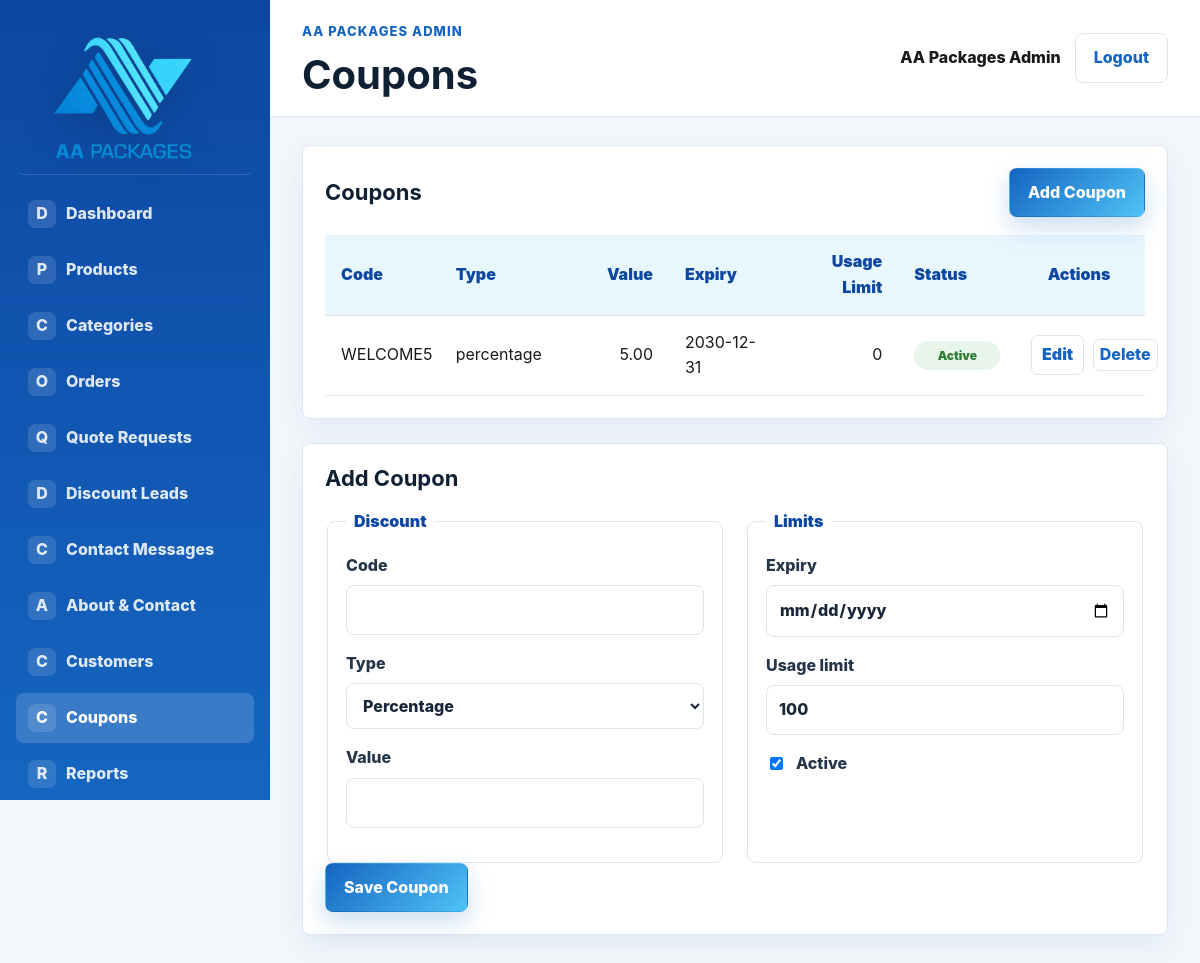
/aapackagesadmin/coupons (signed in), run on the app's committed database.
### tables this page shows
CREATE TABLE coupons (
  id INT UNSIGNED AUTO_INCREMENT PRIMARY KEY,
  code VARCHAR(60) NOT NULL UNIQUE,
  discount_type ENUM('percentage','fixed') NOT NULL,
  discount_value DECIMAL(12,2) NOT NULL,
  expires_at DATE,
  usage_limit INT NOT NULL DEFAULT 0,
  used_count INT NOT NULL DEFAULT 0,
  is_active TINYINT(1) NOT NULL DEFAULT 1,
  created_at TIMESTAMP DEFAULT CURRENT_TIMESTAMP
);

### controllers/AdminController.php (called while the page is built, shortened)
<?php
class AdminController
{
    private PDO $db;
    public function __construct(PDO $db, array $settings)
    {
        $this->db = $db;
    }
    public function dispatch(string $page): void
    {
        switch ($page) {
            case 'coupons':
                $data = [
                    'coupons' => $this->db->query('SELECT * FROM coupons ORDER BY created_at DESC')->fetchAll(),
                    'editCoupon' => !empty($_GET['edit']) ? $this->findRow('coupons', (int)$_GET['edit']) : null,
                ];
                break;
        }
        require ROOT_PATH . '/views/admin/layout.php';
    }
}

### includes/functions.php (called while the page is built, shortened)
<?php
function url(string $path = ''): string
{
    return rtrim(BASE_URL, '/') . '/' . ltrim($path, '/');
}
function admin_route(string $page = 'dashboard'): string
{
    return url(ADMIN_PATH . '/' . trim($page, '/'));
}
function e(?string $value): string
{
    return htmlspecialchars((string)$value, ENT_QUOTES, 'UTF-8');
}

### views/admin/coupons.php (the view, shortened to what this page needs)
<?php
$editing = !empty($editCoupon);
$formCoupon = $editCoupon ?: [
    'id' => 0,
    'code' => '',
    'discount_type' => 'percentage',
    'discount_value' => '',
    'expires_at' => '',
    'usage_limit' => 100,
    'is_active' => 1,
];
?>
<section class="admin-card">
    <div class="card-head"><h2>Coupons</h2><a class="btn btn-primary" href="<?= admin_route('coupons') ?>#coupon-form">Add Coupon</a></div>
    <table class="admin-table">
        <thead><tr><th>Code</th><th>Type</th><th class="num">Value</th><th>Expiry</th><th class="num">Usage Limit</th><th>Status</th><th class="actions-col">Actions</th></tr></thead>
        <tbody>
        <?php foreach ($coupons as $coupon): ?>
            <tr>
                <td><?= e($coupon['code']) ?></td>
                <td><?= e($coupon['discount_type']) ?></td>
                <td class="num"><?= e((string)$coupon['discount_value']) ?></td>
                <td><?= e($coupon['expires_at']) ?></td>
                <td class="num"><?= (int)$coupon['usage_limit'] ?></td>
                <td><span class="status-badge <?= $coupon['is_active'] ? 'status-delivered' : 'status-cancelled' ?>"><?= $coupon['is_active'] ? 'Active' : 'Inactive' ?></span></td>
                <td class="actions">
                    <a class="mini-action" href="<?= admin_route('coupons') ?>?edit=<?= (int)$coupon['id'] ?>#coupon-form">Edit</a>
                    <form method="post" class="inline-form" onsubmit="return confirm('Delete this coupon?')">
                        <button type="submit">Delete</button>
                    </form>
                </td>
            </tr>
        <?php endforeach; ?>
        </tbody>
    </table>
</section>
<form class="admin-card" id="coupon-form" method="post">
    <div class="card-head">
        <h2><?= $editing ? 'Edit Coupon' : 'Add Coupon' ?></h2>
    </div>
    <div class="admin-form-grid">
        <fieldset>
            <legend>Discount</legend>
            <label>Code<input name="code" value="<?= e($formCoupon['code']) ?>" required></label>
            <label>Type<select name="discount_type"><option value="percentage" <?= $formCoupon['discount_type'] === 'percentage' ? 'selected' : '' ?>>Percentage</option></select></label>
            <label>Value<input type="number" step="0.01" name="discount_value" value="<?= e((string)$formCoupon['discount_value']) ?>" required></label>
        </fieldset>
        <fieldset>
            <legend>Limits</legend>
            <label>Expiry<input type="date" name="expires_at" value="<?= e((string)$formCoupon['expires_at']) ?>"></label>
            <label>Usage limit<input type="number" name="usage_limit" value="<?= (int)$formCoupon['usage_limit'] ?>"></label>
            <label class="checkbox-line"><input type="checkbox" name="is_active" value="1" <?= !empty($formCoupon['is_active']) ? 'checked' : '' ?>> Active</label>
        </fieldset>
    </div>
    <button class="btn btn-primary" type="submit"><?= $editing ? 'Update Coupon' : 'Save Coupon' ?></button>
</form>

### public/assets/css/style.css (style rules this page uses)
:root { --color-primary: #1565c0; --color-primary-light: #4fc3f7; --color-secondary: #0d47a1; --color-dark: #1a1a1a; --color-light-bg: #f5f9fc; --color-border: #dce6f0; --color-success: #2e7d32; --color-danger: #c62828; --color-warning: #b7791f; --color-teal: #00897b; --shadow-soft: 0 18px 45px rgba(13, 71, 161, .12); --shadow-card: 0 10px 30px rgba(13, 71, 161, .10); --radius: 8px; --font-head: "Manrope", "Inter", Arial, sans-serif; --font-body: "Inter", Arial, sans-serif; }
* { box-sizing: border-box; }
html { scroll-behavior: smooth; }
html, body { width: 100%; max-width: 100%; overflow-x: hidden; scrollbar-width: none; }
body { margin: 0; font-family: var(--font-body); color: var(--color-dark); background: radial-gradient(circle at top left, rgba(79, 195, 247, .16), transparent 30rem), linear-gradient(180deg, #ffffff 0%, var(--color-light-bg) 100%); line-height: 1.6; }
a { color: inherit; text-decoration: none; }
button, input, textarea, select { font: inherit; }
h1, h2, h3 { font-family: var(--font-head); line-height: 1.15; letter-spacing: 0; margin: 0 0 16px; color: #102033; }
h2 { font-size: clamp(26px, 3vw, 28px); }
.search-form input, input, textarea, select { width: 100%; border: 1px solid var(--color-border); border-radius: var(--radius); padding: 11px 12px; background: #fff; color: #182638; outline: none; transition: border-color .2s ease, box-shadow .2s ease; }
.btn { display: inline-flex; align-items: center; justify-content: center; min-height: 44px; padding: 11px 18px; border-radius: var(--radius); border: 1px solid transparent; font-weight: 800; cursor: pointer; transition: background-color .2s ease, box-shadow .2s ease, transform .2s ease; }
.btn-primary { background: linear-gradient(135deg, var(--color-primary), var(--color-primary-light)); color: #fff; box-shadow: 0 10px 24px rgba(21,101,192,.22); }
label { display: grid; gap: 7px; font-weight: 800; color: #24354a; margin-bottom: 16px; }
.checkbox-line { display: flex; align-items: center; gap: 10px; }
.checkbox-line input { width: auto; }
.status-badge { display: inline-flex; align-items: center; justify-content: center; min-width: 86px; border-radius: 999px; padding: 5px 10px; font-size: 12px; font-weight: 900; text-transform: capitalize; }
.status-delivered, .status-paid, .status-active { background: #e7f5eb; color: var(--color-success); }

### public/assets/css/admin.css (style rules this page uses)
body.admin-shell, .admin-login-body { background: #f3f7fb; }
.admin-shell { display: grid; grid-template-columns: 270px 1fr; min-height: 100vh; }
.admin-card, .stat-card { background: #fff; border: 1px solid var(--color-border); border-radius: 8px; box-shadow: 0 10px 28px rgba(13,71,161,.08); }
.admin-card { padding: 22px; margin-bottom: 24px; }
.card-head { display: flex; align-items: center; justify-content: space-between; gap: 16px; margin-bottom: 18px; }
.card-head h2 { margin: 0; font-size: 22px; }
.admin-table { width: 100%; border-collapse: collapse; table-layout: fixed; }
.admin-table th, .admin-table td { padding: 14px 16px; border-bottom: 1px solid var(--color-border); text-align: left; vertical-align: middle; }
.admin-table th { background: #e8f6fe; color: var(--color-secondary); font-weight: 900; }
.admin-table .num { text-align: right; }
.actions-col { width: 132px; text-align: center !important; }
.actions { text-align: center !important; white-space: nowrap; }
.actions button { min-width: 34px; min-height: 32px; border: 1px solid var(--color-border); border-radius: 7px; background: #fff; color: var(--color-primary); font-weight: 800; cursor: pointer; margin: 0 2px; }
.mini-action { display: inline-flex; align-items: center; justify-content: center; min-height: 32px; padding: 6px 10px; border: 1px solid var(--color-border); border-radius: 7px; background: #fff; color: var(--color-primary); font-weight: 900; margin: 0 2px; }
.inline-form { display: inline-block; margin: 0; }
.admin-form-grid { display: grid; grid-template-columns: repeat(2, 1fr); gap: 20px; }
.admin-form-grid fieldset { border: 1px solid var(--color-border); border-radius: 8px; padding: 18px; }
.admin-form-grid legend { color: var(--color-secondary); font-weight: 900; padding: 0 8px; }

### data on the page
coupons: code "WELCOME5", discount_type "percentage", discount_value "5.00", expires_at "2030-12-31", usage_limit "0", shows "Active", discount_type "Percentage", is_active "☑"

### other printed values
substr($label, 0, 1) "D"
$label "Dashboard"
substr($label, 0, 1) "P"
$label "Products"
substr($label, 0, 1) "C"
$label "Categories"
substr($label, 0, 1) "O"
$label "Orders"
substr($label, 0, 1) "Q"
$label "Quote Requests"
$label "Discount Leads"
$label "Contact Messages"
substr($label, 0, 1) "A"
$label "About & Contact"
$label "Customers"
